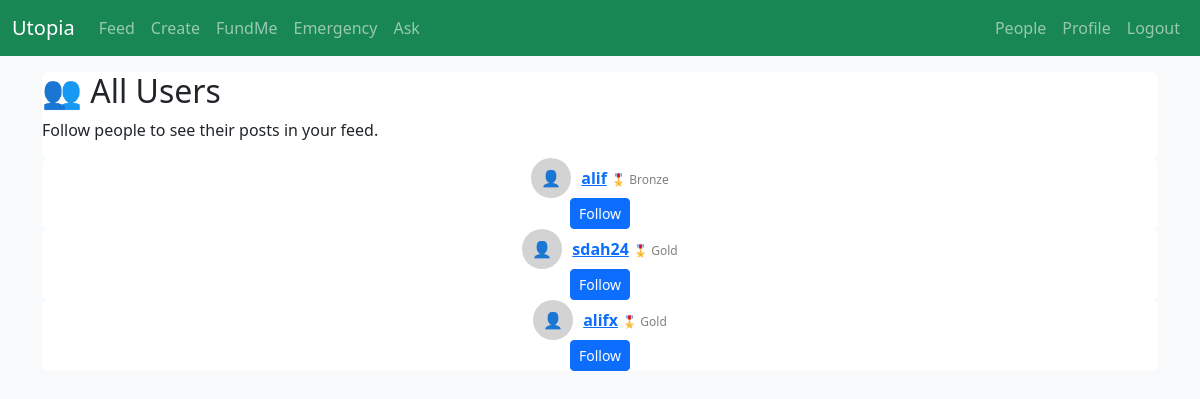
The page /accounts/people/ (signed in) on the database its author committed.
### accounts/models.py (models this page shows, shortened)
class Profile(models.Model):
    user = models.OneToOneField(User, on_delete=models.CASCADE)
    display_name = models.CharField(max_length=150, blank=True)
    bio = models.TextField(blank=True)
    profile_image = models.ImageField(upload_to='profiles/', blank=True, null=True)
    quiz_score = models.IntegerField(null=True, blank=True)    # percent or raw
    badge = models.CharField(max_length=50, choices=[("Bronze","Bronze"),("Silver","Silver"),("Gold","Gold")], default="Bronze")
    created_at = models.DateTimeField(auto_now_add=True)
    updated_at = models.DateTimeField(auto_now=True)
    profile_picture = models.ImageField(upload_to='profile_pics/', blank=True, null=True)

### accounts/views.py (the view)
# urls.py: path('people/', views.people_list, name='people_list'),
@login_required
def people_list(request):
    from .models import Profile
    people = Profile.objects.exclude(user=request.user)
    following_ids = []
    if hasattr(request.user, 'following'):
        following_ids = request.user.following.values_list('id', flat=True)
    return render(request, 'accounts/people_list.html', {
        'people': people,
        'following_ids': following_ids,
    })

### templates/accounts/people_list.html (shortened to what this page needs)
{% extends "base.html" %}
{% block content %}
<div class="card">
  <h2>👥 All Users</h2>
  <p class="muted">Follow people to see their posts in your feed.</p>
</div>
{% for person in people %}
  <div class="card" style="display:flex;justify-content:space-between;align-items:center">
    <div style="display:flex;align-items:center;gap:10px;">
      {% if person.profile_picture %}
        <img src="{{ person.profile_picture.url }}" alt="Profile" style="width:40px;height:40px;border-radius:50%;">
      {% else %}
        <div style="width:40px;height:40px;border-radius:50%;background:lightgray;display:flex;align-items:center;justify-content:center;">👤</div>
      {% endif %}
      <div>
        <strong><a href="{% url 'posts:profile_posts' person.id %}">{{ person.user.username }}</a></strong>
        {% if person.badge %}
          <span style="font-size:12px;color:gray;">🎖️ {{ person.badge|title }}</span>
        {% endif %}
      </div>
    </div>
    <div>
      <form method="post" action="{% url 'posts:toggle_follow' person.id %}">
        {% if person.id in following_ids %}
          <button type="submit" class="btn btn-sm btn-secondary">Unfollow</button>
        {% else %}
          <button type="submit" class="btn btn-sm btn-primary">Follow</button>
        {% endif %}
      </form>
    </div>
  </div>
{% empty %}
  <div class="card">No other users found.</div>
{% endfor %}
{% endblock %}

### templates/base.html (style rules this page uses)
body { background-color: #f8f9fa; }
.card { border: none; }

### rows shown on the page
Profile: user.username "alif", badge "Bronze", shows "Follow"
Profile: user.username "sdah24", badge "Gold", shows "Follow"
Profile: user.username "alifx", badge "Gold", shows "Follow"
